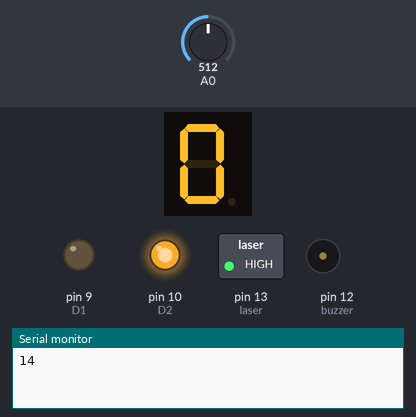
Simulated run of this sketch. Board: Arduino Uno, built with avr-gcc and run on an emulated ATmega328P. On the bench: 1-digit seven-segment display, switched loads named in the sketch (green lamp = pin HIGH), output pins drawn as LEDs (lit = HIGH), buzzer (waves = sounding, pin HIGH), the last lines printed to the serial monitor. Wiring (inferred from the names in the program): 1-digit 7-segment display, segments lit when HIGH: segments pin 2, pin 3, pin 4, pin 5, pin 6, pin 7, pin 8. Inputs (shaded band) come from the test bench; at power-on: A0 = 512. The segment pins are drawn as the display they are named for; pins used as bus, display or sensor lines are not drawn.

Above: at 1.2 s.
1.3 s: A0 set to 489
At 2.1 s:
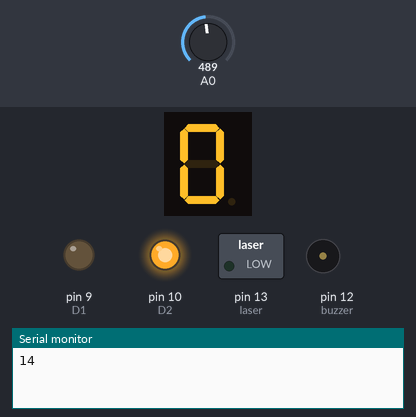
3.9 s: A0 set to 510
At 5.2 s:
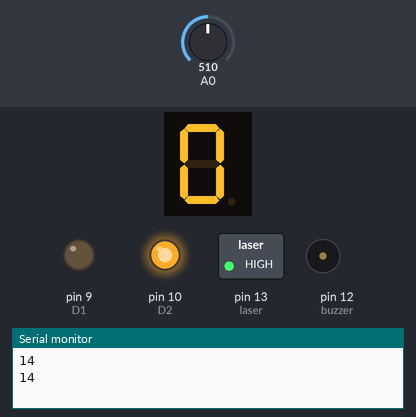
5.5 s: A0 set to 490
At 6.3 s:
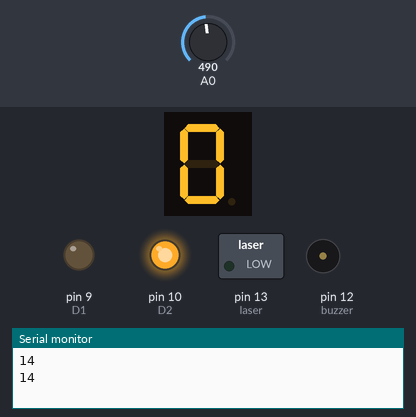
8.0 s: A0 set to 511
At 8.6 s:
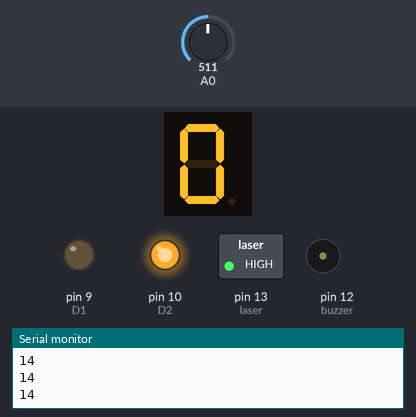
Timing chart, 0 to 10.6 s (numbered marks = the images above; inputs shaded):
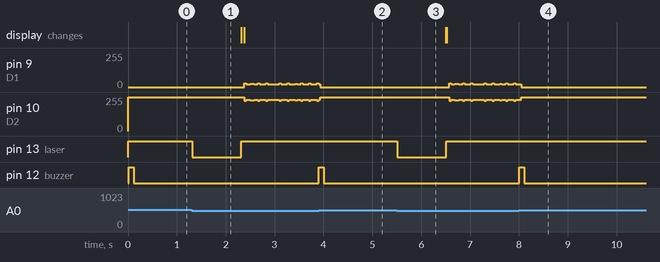

The sketch:

code.ino
```cpp
int pinA = 2;
int pinB = 3;
int pinC = 4;
int pinD = 5;
int pinE = 6;
int pinF = 7;
int pinG = 8;
int D1 = 9;   //7 sengment tens digit display
int D2 = 10;  //7 sengment units digit display
int buzzer = 12;
int laser = 13;
int i = 0;
int k = 0;
int j = 0;
int Arduino_Pins[7] = {pinA, pinB, pinC, pinD, pinE, pinF, pinG};
int Segment_Pins[10][7] = {{1, 1, 1, 1, 1, 1, 0}, // 0
  {0, 1, 1, 0, 0, 0, 0}, // 1
  {1, 1, 0, 1, 1, 0, 1}, // 2
  {1, 1, 1, 1, 0, 0, 1}, // 3
  {0, 1, 1, 0, 0, 1, 1}, // 4
  {1, 0, 1, 1, 0, 1, 1}, // 5
  {1, 0, 1, 1, 1, 1, 1}, // 6
  {1, 1, 1, 0, 0, 0, 0}, // 7
  {1, 1, 1, 1, 1, 1, 1}, // 8
  {1, 1, 1, 1, 0, 1, 1}, // 9
};

void setup() {
  // put your setup code here, to run once:
  pinMode(pinA, OUTPUT);
  pinMode(pinB, OUTPUT);
  pinMode(pinC, OUTPUT);
  pinMode(pinD, OUTPUT);
  pinMode(pinE, OUTPUT);
  pinMode(pinF, OUTPUT);
  pinMode(pinG, OUTPUT);
  pinMode(D1, OUTPUT);
  pinMode(D2, OUTPUT);
  pinMode(buzzer, OUTPUT);
  pinMode(laser, OUTPUT);
  pinMode(A0, INPUT);
  Serial.begin(9600);
}

void loop() {
  // put your main code here, to run repeatedly:

  for (int n = 0; n < 600; n++)
  {
    for (j = 0; j < 7; j++)
    {
      digitalWrite(Arduino_Pins[j], Segment_Pins[i][j]);
    }
    digitalWrite(D1, 1);
    digitalWrite(D2, 0);
    delay(1);

    for (j = 0; j < 7; j++)
    {
      digitalWrite(Arduino_Pins[j], Segment_Pins[k][j]);
    }
    digitalWrite(D1, 0);
    digitalWrite(D2, 1);
    delay(1);
    digitalWrite(laser,HIGH);
    delay(10);
    if(analogRead(A0) >500)
    {Serial.println(A0);
    digitalWrite(buzzer, HIGH);
    delay(100);
    digitalWrite(buzzer, LOW);

      while(analogRead(A0) > 500)
      {
        delay(100);
      }
      i++;
      if(i == 10)
      {
        k = k + 1;
        i = 0;
        if(k == 10)
        {
          k = 0;
        }

      }
       digitalWrite(laser,LOW);
        delay(1000);
    }
  }
}
```

Measured:
- the behaviour switches between 501 and 500 on A0 (found by bisection; images 0 and 1)
- after the input at 1.3 s, pin 13 (laser): HIGH → LOW at once, → HIGH 1.0 s later
- after the input at 3.9 s, pin 12 (buzzer): LOW → HIGH at once, → LOW 0.10 s later
- after the input at 5.5 s, pin 13 (laser): HIGH → LOW at once, → HIGH 1.0 s later
- after the input at 8.0 s, pin 12 (buzzer): LOW → HIGH at once, → LOW 0.10 s later
